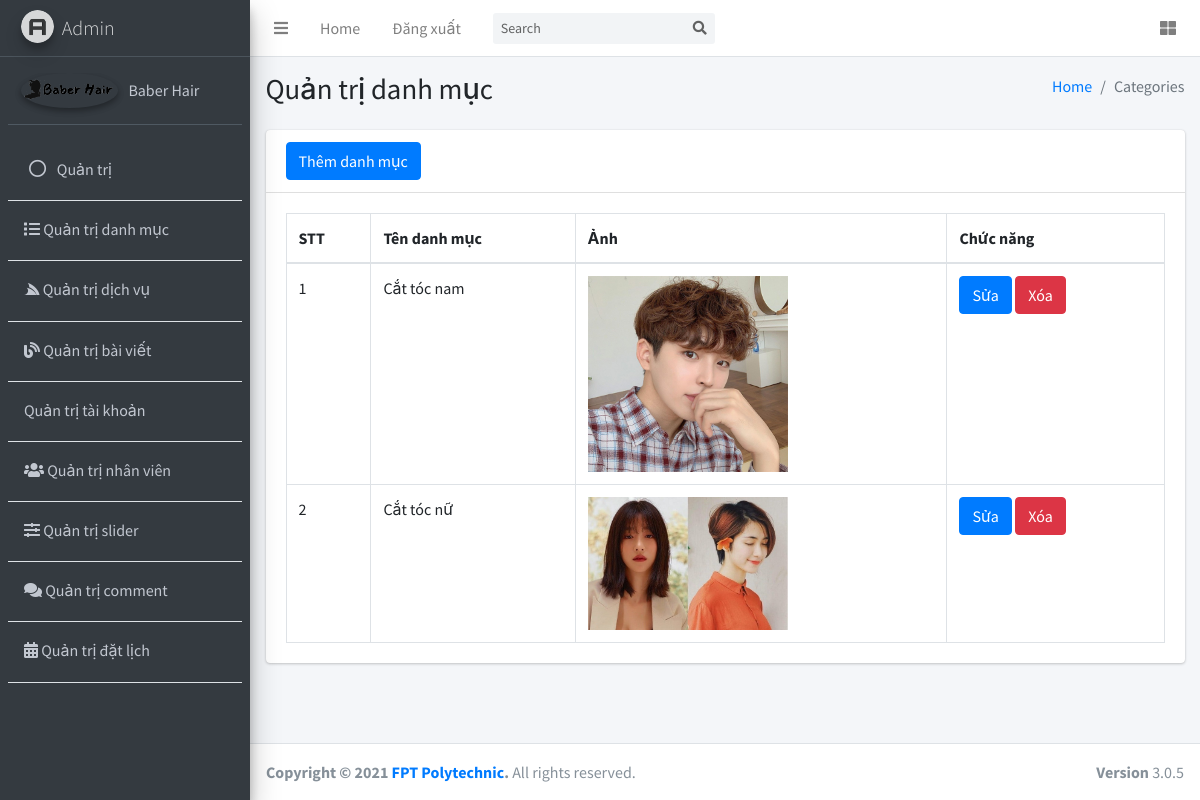
Page /admin/cate.php on the committed database.
### tables this page shows
CREATE TABLE `categories` (
  `cate_id` int(11) NOT NULL,
  `cate_name` varchar(255) NOT NULL,
  `cate_img` varchar(255) NOT NULL
);

### admin/cate.php (the view)
<?php
require_once "../connection.php";
$stt = 0;
$sql = "SELECT *FROM categories";
$stmt = $conn->prepare($sql);
$stmt->execute();
$cate = $stmt->fetchAll(PDO::FETCH_ASSOC);
?>
<!DOCTYPE html>
<html lang="en">
<?php
require_once "headerQT.php";
?>
<body class="hold-transition sidebar-mini layout-fixed">
    <div class="wrapper">
        <div class="content-wrapper">
            <section class="content-header">
                <div class="container-fluid">
                    <div class="mb-2 row">
                        <div class="col-sm-6">
                            <h1>Quản trị danh mục </h1>
                        </div>
                        <div class="col-sm-6">
                            <ol class="breadcrumb float-sm-right">
                                <li class="breadcrumb-item"><a href="#">Home</a></li>
                                <li class="breadcrumb-item active">Categories</li>
                            </ol>
                        </div>
                    </div>
                </div>
            </section>
            <section class="content">
                <div class="container-fluid">
                    <div class="row">
                        <div class="col-12">
                            <div class="card">
                                <div class="card-header">
                                    <a href="addCate.php" class="btn btn-primary">Thêm danh mục</a>
                                </div>
                                <div class="card-body">
                                    <table id="example2" class="table table-bordered table-hover">
                                        <thead>
                                            <tr>
                                                <th>STT</th>
                                                <th>Tên danh mục</th>
                                                <th>Ảnh</th>
                                                <th>Chức năng</th>
                                            </tr>
                                        </thead>
                                        <tbody>
                                            <?php foreach ($cate as $row) : ?>
                                            <tr>
                                                <td scope="cate"><?= $stt += 1 ?></td>
                                                <td><?= $row['cate_name'] ?> </td>
                                                <td>
                                                    <img src="../upload/<?= $row['cate_img'] ?>" alt="" width="200px">
                                                </td>
                                                <td> <a href="editCate.php?cate_id=<?= $row['cate_id'] ?>" type="submit"
                                                        class="btn btn-primary" name="sua">Sửa</a>
                                                    <a href="deleteCate.php?cate_id=<?= $row['cate_id'] ?>"
                                                        class="btn btn-danger"
                                                        onclick="return alert('Bạn có chắc chắn xóa k ?')"
                                                        name="xoa">Xóa</a>
                                                </td>
                                            </tr>
                                            <?php endforeach; ?>
                                        </tbody>
                                    </table>
                                </div>
                            </div>
                        </div>
                    </div>
                </div>
            </section>
        </div>
</body>
<?php
require_once("footerQT.php");
?>
</html>

### rows in the picture
categories: stt "1", cate_name "Cắt tóc nam", cate_img (picture)
categories: stt "2", cate_name "Cắt tóc nữ", cate_img (picture)
